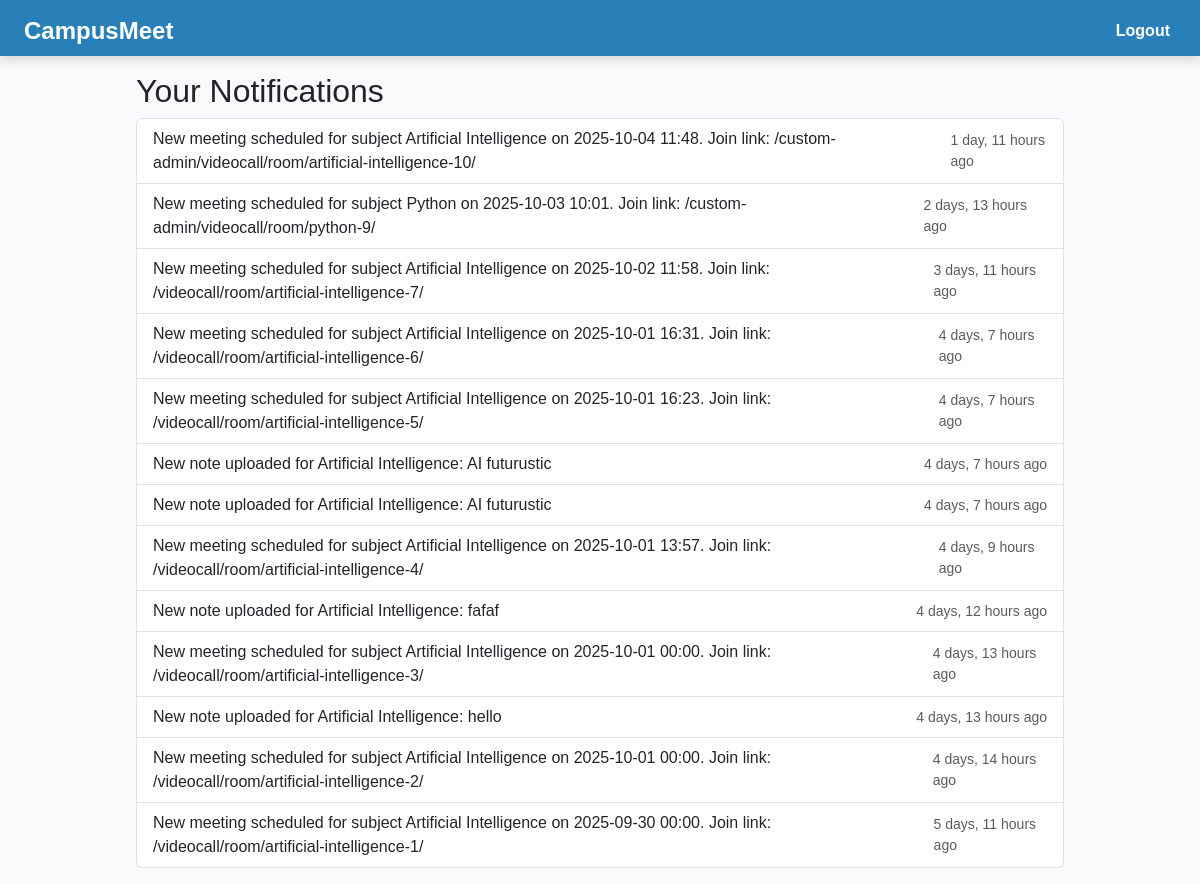
Before: /student/notifications/ (signed in) with the older database file.
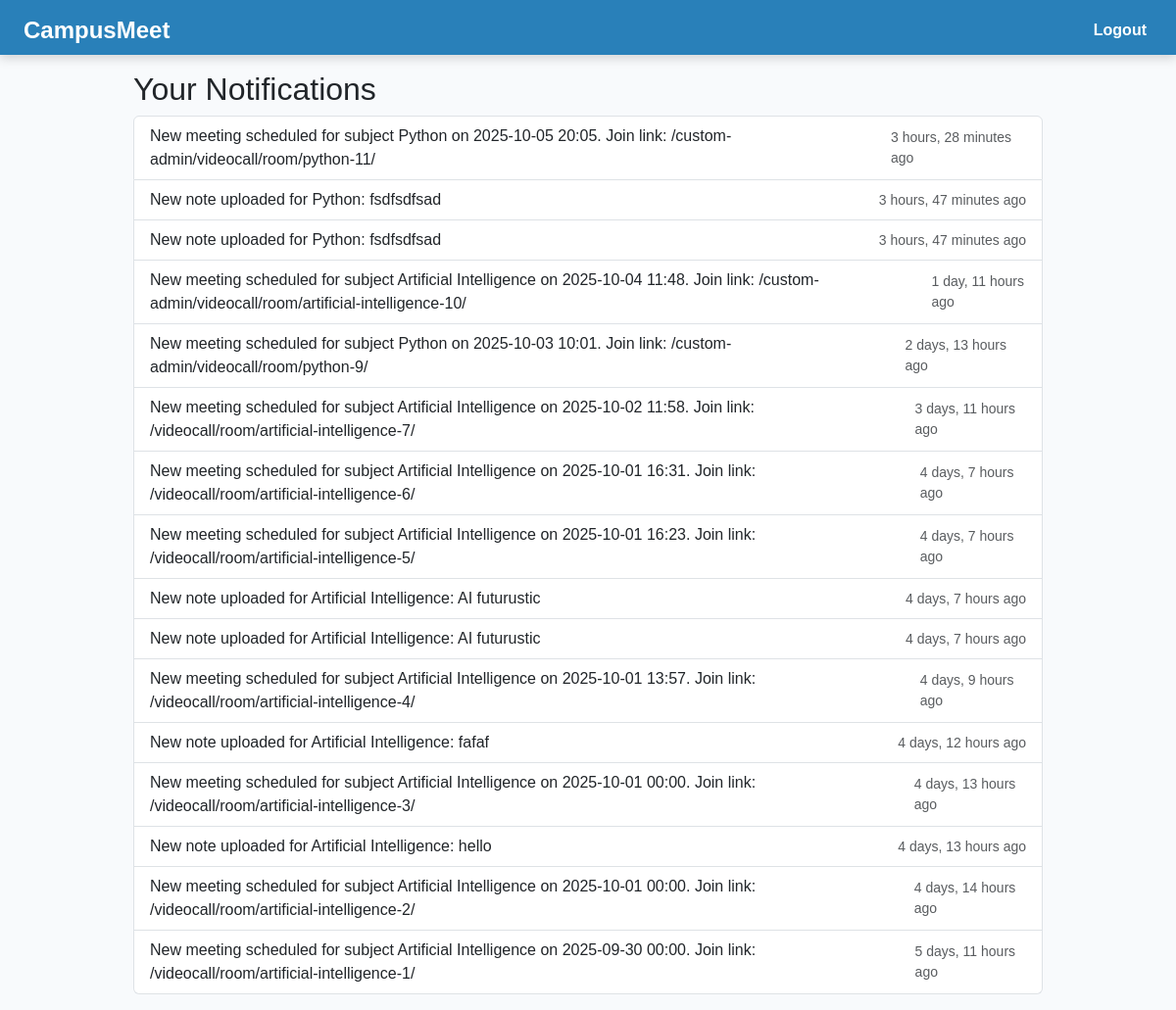
After: the same page with the newer database file.
### main/models.py (models this page shows, shortened)
class Notification(models.Model):
    recipient = models.ForeignKey(User, on_delete=models.CASCADE)
    message = models.TextField()
    created_at = models.DateTimeField(default=timezone.now)
    read = models.BooleanField(default=False)

### main/views.py (the view)
# urls.py: path('student/notifications/', views.student_notifications, name='student_notifications'),
def student_notifications(request):
    notifications = Notification.objects.filter(recipient=request.user).order_by('-created_at')
    context = {'notifications': notifications}
    return render(request, 'main/student_notifications.html', context)

### main/templates/main/student_notifications.html
{% extends "main/base.html" %}
{% block content %}
<h2>Your Notifications</h2>
{% if notifications %}
<ul class="list-group">
  {% for notification in notifications %}
  <li class="list-group-item d-flex justify-content-between align-items-center">
    <div>{{ notification.message }}</div>
    <small class="text-muted">{{ notification.created_at|timesince }} ago</small>
  </li>
  {% endfor %}
</ul>
{% else %}
<p>No notifications yet.</p>
{% endif %}
{% endblock %}

Changed rows visible on the page:
added Notification: message "New meeting scheduled for subject Python on 2025-10-05 20:05. Join link: /custom-admin/videocall/room/python-11/", created_at "3 hours, 28 minutes"
added Notification: message "New note uploaded for Python: fsdfsdfsad", created_at "3 hours, 47 minutes"
added Notification: message "New note uploaded for Python: fsdfsdfsad", created_at "3 hours, 47 minutes"
